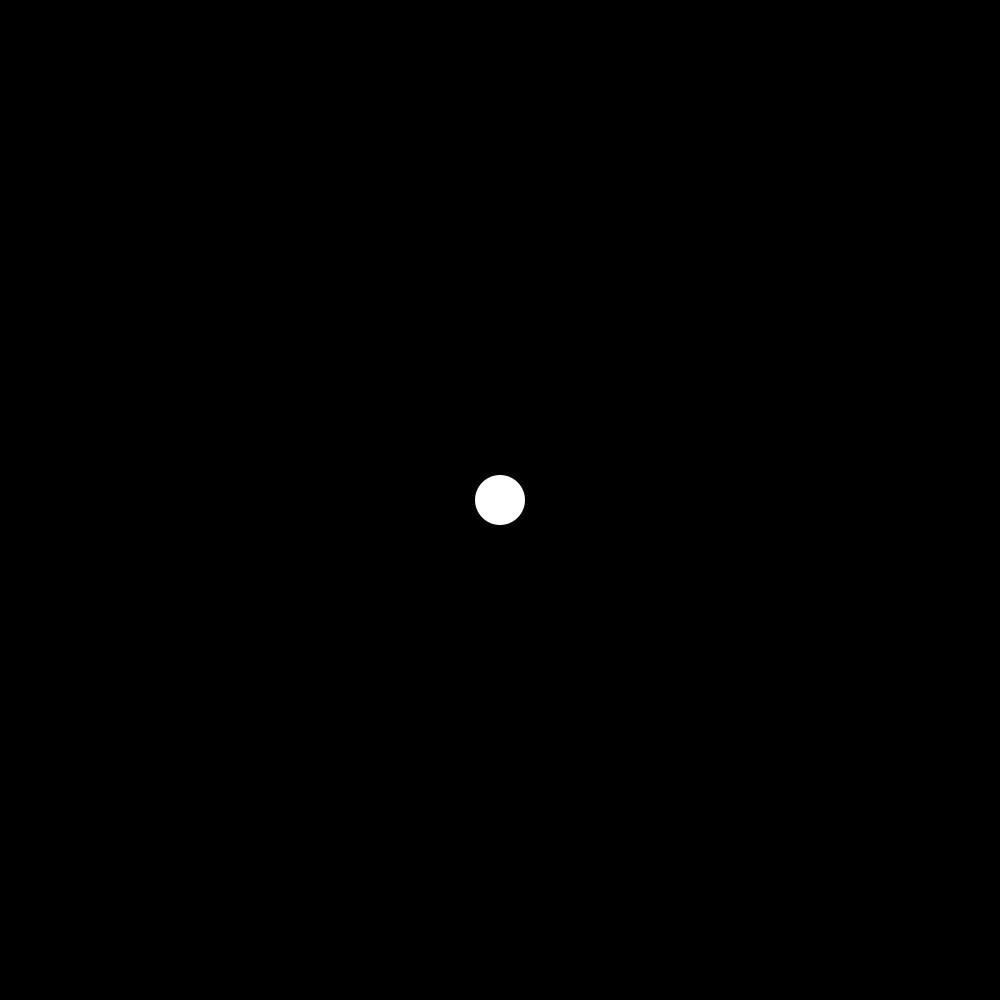
Frame 1 (no input)
Frame 60 (the mouse pressed at the canvas centre just before this capture): identical to frame 1, image omitted
Frame 120 (the mouse held since frame 60 and released just before this capture): identical to frame 1, image omitted

The Processing sketch that drew this single still picture (run headless with seeded random() and noise(); from frame 60 on, the mouse is pressed at the canvas centre):

// Processing sketch: FollowMouse
// ── FollowMouse.pde
PVector location;
PVector targetLocation;

void setup() {
  size(1000, 1000);
  
  location = new PVector(width / 2, height / 2);
  targetLocation = new PVector(width / 2, height / 2);
}

void draw() {
  location.x = lerp(location.x, targetLocation.x, noise((float) frameCount / 100) / 5);
  location.y = lerp(location.y, targetLocation.y, noise((float) frameCount / 100) / 5);
  
  background(0);
  
  fill(255);
  noStroke();
  
  ellipse(location.x, location.y, 50, 50);
}

void mousePressed() {
  targetLocation.set(mouseX, mouseY);
}
